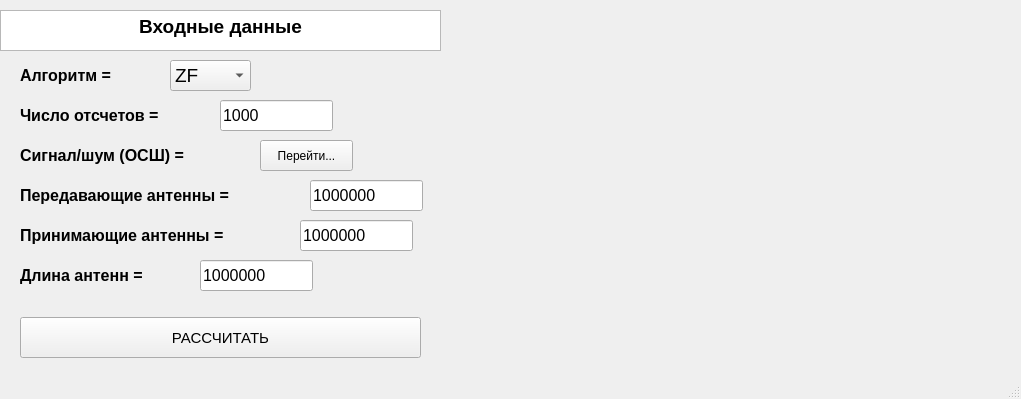
<?xml version="1.0" encoding="UTF-8"?>
<ui version="4.0">
 <class>MainWindow</class>
 <widget class="QMainWindow" name="MainWindow">
  <property name="geometry">
   <rect>
    <x>0</x>
    <y>0</y>
    <width>1021</width>
    <height>399</height>
   </rect>
  </property>
  <property name="windowTitle">
   <string>MainWindow</string>
  </property>
  <widget class="QWidget" name="centralwidget">
   <widget class="QTextBrowser" name="textBrowser_2">
    <property name="geometry">
     <rect>
      <x>0</x>
      <y>10</y>
      <width>441</width>
      <height>41</height>
     </rect>
    </property>
    <property name="html">
     <string>&lt;!DOCTYPE HTML PUBLIC &quot;-//W3C//DTD HTML 4.0//EN&quot; &quot;http://www.w3.org/TR/REC-html40/strict.dtd&quot;&gt;
&lt;html&gt;&lt;head&gt;&lt;meta name=&quot;qrichtext&quot; content=&quot;1&quot; /&gt;&lt;style type=&quot;text/css&quot;&gt;
p, li { white-space: pre-wrap; }
&lt;/style&gt;&lt;/head&gt;&lt;body style=&quot; font-family:'MS Shell Dlg 2'; font-size:7.8pt; font-weight:400; font-style:normal;&quot;&gt;
&lt;p align=&quot;center&quot; style=&quot; margin-top:0px; margin-bottom:0px; margin-left:0px; margin-right:0px; -qt-block-indent:0; text-indent:0px;&quot;&gt;&lt;span style=&quot; font-size:14pt; font-weight:600;&quot;&gt;Входные данные&lt;/span&gt;&lt;/p&gt;&lt;/body&gt;&lt;/html&gt;</string>
    </property>
   </widget>
   <widget class="QComboBox" name="comboBox">
    <property name="geometry">
     <rect>
      <x>170</x>
      <y>60</y>
      <width>81</width>
      <height>31</height>
     </rect>
    </property>
    <property name="font">
     <font>
      <pointsize>14</pointsize>
      <weight>50</weight>
      <italic>false</italic>
      <bold>false</bold>
      <underline>false</underline>
      <strikeout>false</strikeout>
      <kerning>true</kerning>
     </font>
    </property>
    <item>
     <property name="text">
      <string>ZF</string>
     </property>
    </item>
    <item>
     <property name="text">
      <string>MMSE</string>
     </property>
    </item>
   </widget>
   <widget class="QLabel" name="algoritm">
    <property name="geometry">
     <rect>
      <x>20</x>
      <y>60</y>
      <width>131</width>
      <height>31</height>
     </rect>
    </property>
    <property name="font">
     <font>
      <pointsize>12</pointsize>
      <weight>75</weight>
      <bold>true</bold>
     </font>
    </property>
    <property name="text">
     <string>Алгоритм =</string>
    </property>
   </widget>
   <widget class="QLabel" name="num_of_counts">
    <property name="geometry">
     <rect>
      <x>20</x>
      <y>100</y>
      <width>181</width>
      <height>31</height>
     </rect>
    </property>
    <property name="font">
     <font>
      <pointsize>12</pointsize>
      <weight>75</weight>
      <bold>true</bold>
     </font>
    </property>
    <property name="text">
     <string>Число отсчетов =</string>
    </property>
   </widget>
   <widget class="QLineEdit" name="lineEdit">
    <property name="geometry">
     <rect>
      <x>220</x>
      <y>100</y>
      <width>113</width>
      <height>31</height>
     </rect>
    </property>
    <property name="font">
     <font>
      <pointsize>12</pointsize>
      <weight>50</weight>
      <bold>false</bold>
     </font>
    </property>
    <property name="text">
     <string>1000</string>
    </property>
    <property name="frame">
     <bool>true</bool>
    </property>
   </widget>
   <widget class="QLabel" name="SNR">
    <property name="geometry">
     <rect>
      <x>20</x>
      <y>140</y>
      <width>241</width>
      <height>31</height>
     </rect>
    </property>
    <property name="font">
     <font>
      <pointsize>12</pointsize>
      <weight>75</weight>
      <bold>true</bold>
     </font>
    </property>
    <property name="acceptDrops">
     <bool>false</bool>
    </property>
    <property name="autoFillBackground">
     <bool>false</bool>
    </property>
    <property name="lineWidth">
     <number>1</number>
    </property>
    <property name="text">
     <string>Сигнал/шум (ОСШ) = </string>
    </property>
    <property name="textFormat">
     <enum>Qt::AutoText</enum>
    </property>
    <property name="scaledContents">
     <bool>false</bool>
    </property>
    <property name="wordWrap">
     <bool>true</bool>
    </property>
   </widget>
   <widget class="QLabel" name="send_anten">
    <property name="geometry">
     <rect>
      <x>20</x>
      <y>180</y>
      <width>281</width>
      <height>31</height>
     </rect>
    </property>
    <property name="font">
     <font>
      <pointsize>12</pointsize>
      <weight>75</weight>
      <bold>true</bold>
     </font>
    </property>
    <property name="text">
     <string>Передавающие антенны =</string>
    </property>
   </widget>
   <widget class="QLabel" name="input_anten">
    <property name="geometry">
     <rect>
      <x>20</x>
      <y>220</y>
      <width>271</width>
      <height>31</height>
     </rect>
    </property>
    <property name="font">
     <font>
      <pointsize>12</pointsize>
      <weight>75</weight>
      <bold>true</bold>
     </font>
    </property>
    <property name="text">
     <string>Принимающие антенны =</string>
    </property>
   </widget>
   <widget class="QLabel" name="len_anten">
    <property name="geometry">
     <rect>
      <x>20</x>
      <y>260</y>
      <width>271</width>
      <height>31</height>
     </rect>
    </property>
    <property name="font">
     <font>
      <pointsize>12</pointsize>
      <weight>75</weight>
      <bold>true</bold>
     </font>
    </property>
    <property name="text">
     <string>Длина антенн =</string>
    </property>
   </widget>
   <widget class="QLineEdit" name="lineEdit_3">
    <property name="geometry">
     <rect>
      <x>310</x>
      <y>180</y>
      <width>113</width>
      <height>31</height>
     </rect>
    </property>
    <property name="font">
     <font>
      <pointsize>12</pointsize>
      <weight>50</weight>
      <bold>false</bold>
     </font>
    </property>
    <property name="text">
     <string>1000000</string>
    </property>
   </widget>
   <widget class="QLineEdit" name="lineEdit_4">
    <property name="geometry">
     <rect>
      <x>300</x>
      <y>220</y>
      <width>113</width>
      <height>31</height>
     </rect>
    </property>
    <property name="font">
     <font>
      <pointsize>12</pointsize>
      <weight>50</weight>
      <bold>false</bold>
     </font>
    </property>
    <property name="text">
     <string>1000000</string>
    </property>
   </widget>
   <widget class="QLineEdit" name="lineEdit_5">
    <property name="geometry">
     <rect>
      <x>200</x>
      <y>260</y>
      <width>113</width>
      <height>31</height>
     </rect>
    </property>
    <property name="font">
     <font>
      <pointsize>12</pointsize>
      <weight>50</weight>
      <bold>false</bold>
     </font>
    </property>
    <property name="text">
     <string>1000000</string>
    </property>
   </widget>
   <widget class="QPushButton" name="processButton">
    <property name="enabled">
     <bool>true</bool>
    </property>
    <property name="geometry">
     <rect>
      <x>20</x>
      <y>317</y>
      <width>401</width>
      <height>41</height>
     </rect>
    </property>
    <property name="font">
     <font>
      <pointsize>11</pointsize>
      <weight>50</weight>
      <italic>false</italic>
      <bold>false</bold>
      <underline>false</underline>
     </font>
    </property>
    <property name="text">
     <string>РАССЧИТАТЬ</string>
    </property>
   </widget>
   <widget class="QPushButton" name="enterToNewWindow">
    <property name="geometry">
     <rect>
      <x>260</x>
      <y>140</y>
      <width>93</width>
      <height>31</height>
     </rect>
    </property>
    <property name="font">
     <font>
      <pointsize>9</pointsize>
     </font>
    </property>
    <property name="text">
     <string>Перейти...</string>
    </property>
   </widget>
   <widget class="QWidget" name="gridLayoutWidget">
    <property name="geometry">
     <rect>
      <x>479</x>
      <y>9</y>
      <width>521</width>
      <height>351</height>
     </rect>
    </property>
    <layout class="QGridLayout" name="widget"/>
   </widget>
  </widget>
  <widget class="QStatusBar" name="statusbar"/>
 </widget>
 <resources/>
 <connections/>
</ui>
